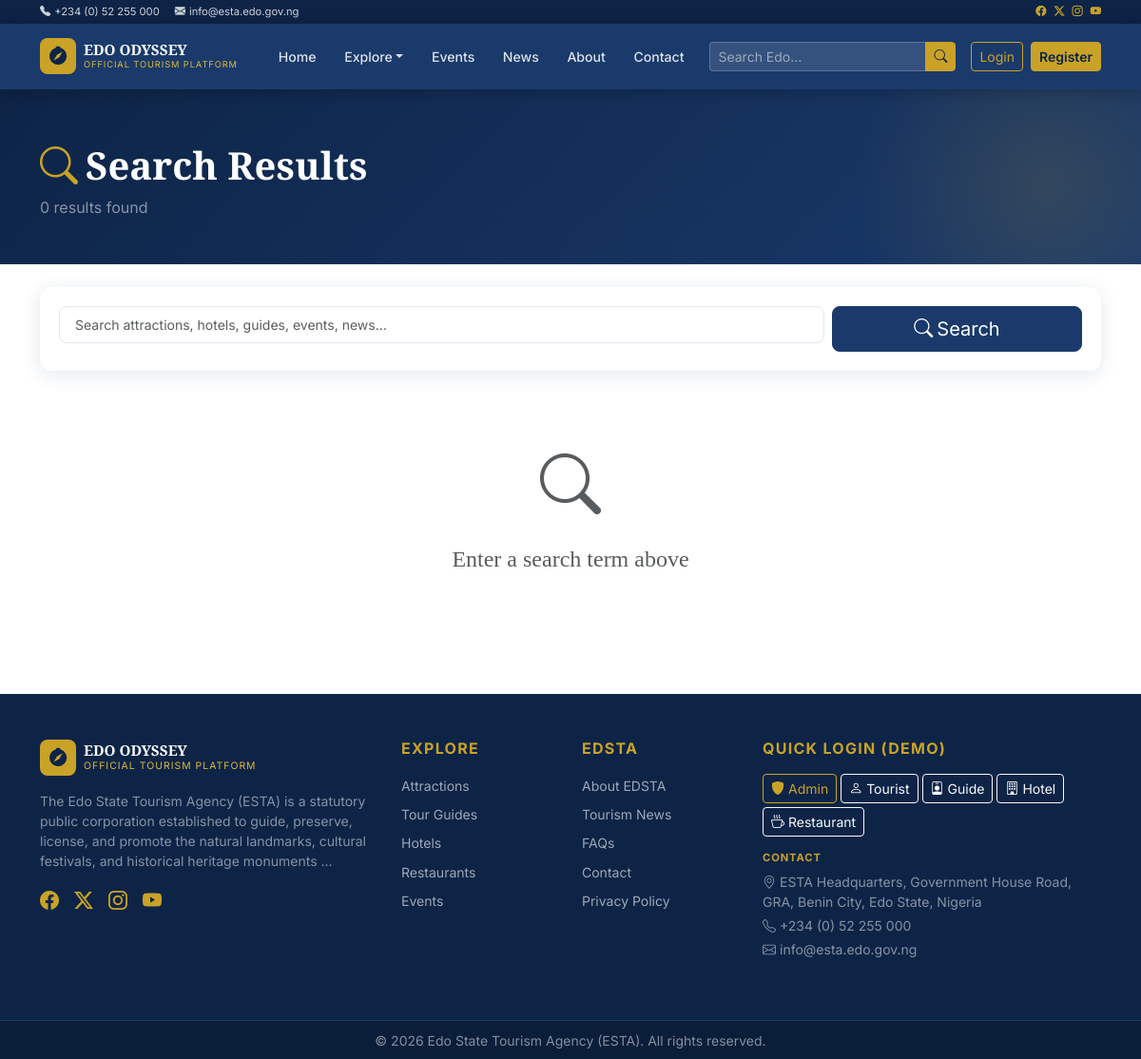
The app's page /search/ with its own data.
### app/models/models.py (models this page shows)
class CMSSetting(db.Model):
    __tablename__ = "cms_settings"
    id = db.Column(db.Integer, primary_key=True)
    key = db.Column(db.String(100), unique=True, nullable=False, index=True)
    value = db.Column(db.Text, nullable=False)
    label = db.Column(db.String(150), nullable=True)
    group = db.Column(db.String(50), default="general", nullable=True)
    updated_at = db.Column(db.DateTime, default=datetime.utcnow, onupdate=datetime.utcnow)

### app/search/routes.py (the view, shortened to what this page needs)
@search_bp.route("/")
def results():
    q = request.args.get("q", "").strip()
    if not q:
        return render_template("search/results.html", q=q, results={}, total=0)

### app/templates/search/results.html (shortened to what this page needs)
{% extends "base.html" %}
{% block content %}
<div class="page-hero"><div class="container"><h1><i class="bi bi-search me-2 text-gold"></i>Search Results{% if q %}: "{{ q }}"{% endif %}</h1><p class="text-white-50">{{ total }} result{% if total != 1 %}s{% endif %} found</p></div></div>
<div class="container py-4">
  <form class="filter-bar mb-4" action="{{ url_for('search.results') }}" method="get">
    <div class="row g-2">
      <div class="col-md-9"><input type="text" name="q" class="form-control form-control-lg" value="{{ q }}" placeholder="Search attractions, hotels, guides, events, news…"></div>
      <div class="col-md-3"><button type="submit" class="btn btn-blue w-100 btn-lg"><i class="bi bi-search me-1"></i>Search</button></div>
    </div>
  </form>
  {% if not q %}
  <div class="text-center py-5"><i class="bi bi-search text-muted" style="font-size:4rem"></i><h4 class="text-muted mt-3">Enter a search term above</h4></div>
  {% endif %}
</div>
{% endblock %}

### app/templates/base.html (shortened to what this page needs)
<!DOCTYPE html>
<html lang="en">
<head>
  <link href="https://cdn.jsdelivr.net/npm/bootstrap@5.3.3/dist/css/bootstrap.min.css" rel="stylesheet">
  <link href="https://cdn.jsdelivr.net/npm/bootstrap-icons@1.11.3/font/bootstrap-icons.css" rel="stylesheet">
  <link rel="stylesheet" href="{{ url_for('static', filename='css/main.css') }}">
</head>
<body>
<div class="top-banner py-1 d-none d-md-block">
  <div class="container d-flex justify-content-between align-items-center">
    <div class="d-flex gap-3 small">
      <span><i class="bi bi-telephone-fill me-1"></i>{{ settings.get('contact_phone', '') if settings else '' }}</span>
      <span><i class="bi bi-envelope-fill me-1"></i>{{ settings.get('contact_email', '') if settings else '' }}</span>
    </div>
    <div class="d-flex gap-2 small">
      <a href="#" class="text-gold"><i class="bi bi-facebook"></i></a>
      <a href="#" class="text-gold"><i class="bi bi-twitter-x"></i></a>
      <a href="#" class="text-gold"><i class="bi bi-instagram"></i></a>
      <a href="#" class="text-gold"><i class="bi bi-youtube"></i></a>
    </div>
  </div>
</div>
<nav class="navbar navbar-expand-lg navbar-dark main-navbar sticky-top">
  <div class="container">
    <a class="navbar-brand d-flex align-items-center gap-2" href="{{ url_for('main.home') }}">
      <div class="brand-icon"><i class="bi bi-compass-fill"></i></div>
      <div>
        <div class="brand-title">EDO ODYSSEY</div>
        <div class="brand-subtitle">Official Tourism Platform</div>
      </div>
    </a>
    <div class="collapse navbar-collapse" id="mainNav">
      <ul class="navbar-nav mx-auto gap-1">
        <li class="nav-item"><a class="nav-link {% if request.endpoint and request.endpoint.startswith('main') %}active{% endif %}" href="{{ url_for('main.home') }}">Home</a></li>
        <li class="nav-item dropdown">
          <a class="nav-link dropdown-toggle" href="#" data-bs-toggle="dropdown">Explore</a>
        </li>
        <li class="nav-item"><a class="nav-link {% if request.endpoint and request.endpoint.startswith('events') %}active{% endif %}" href="{{ url_for('events.list_events') }}">Events</a></li>
        <li class="nav-item"><a class="nav-link {% if request.endpoint and request.endpoint.startswith('news') %}active{% endif %}" href="{{ url_for('news.list_news') }}">News</a></li>
        <li class="nav-item"><a class="nav-link" href="{{ url_for('main.about') }}">About</a></li>
        <li class="nav-item"><a class="nav-link" href="{{ url_for('main.contact') }}">Contact</a></li>
      </ul>
      <form class="d-flex me-3 search-form" action="{{ url_for('search.results') }}" method="get">
        <div class="input-group input-group-sm">
          <input class="form-control nav-search" type="search" name="q" placeholder="Search Edo…" value="{{ request.args.get('q','') }}">
          <button class="btn btn-gold btn-sm" type="submit"><i class="bi bi-search"></i></button>
        </div>
      </form>
      {% if current_user.is_authenticated %}
      <div class="dropdown">
        <button class="btn btn-outline-gold dropdown-toggle d-flex align-items-center gap-2" data-bs-toggle="dropdown">
          {% if current_user.avatar_url %}
          <img src="{{ current_user.avatar_url }}" class="rounded-circle" width="28" height="28" alt="">
          {% else %}
          <div class="avatar-initials-sm">{{ current_user.first_name[0] }}{{ current_user.last_name[0] }}</div>
          {% endif %}
          <span class="d-none d-lg-inline">{{ current_user.first_name }}</span>
          {% if unread_notifs > 0 %}
          <span class="badge bg-danger rounded-pill">{{ unread_notifs }}</span>
          {% endif %}
        </button>
        <ul class="dropdown-menu dropdown-menu-end">
          <li class="dropdown-header">{{ current_user.full_name }}<br><small class="text-muted">{{ current_user.role }}</small></li>
          <li><hr class="dropdown-divider"></li>
          <li><a class="dropdown-item" href="{{ url_for('dashboard.index') }}"><i class="bi bi-speedometer2 me-2"></i>Dashboard</a></li>
          <li><a class="dropdown-item" href="{{ url_for('dashboard.profile') }}"><i class="bi bi-person me-2"></i>Profile</a></li>
          {% if current_user.is_admin %}
          <li><a class="dropdown-item text-primary fw-semibold" href="{{ url_for('admin.dashboard') }}"><i class="bi bi-shield-check me-2"></i>Admin Panel</a></li>
          {% endif %}
          <li><hr class="dropdown-divider"></li>
          <li><a class="dropdown-item text-danger" href="{{ url_for('auth.logout') }}"><i class="bi bi-box-arrow-right me-2"></i>Logout</a></li>
        </ul>
      </div>
      {% else %}
      <div class="d-flex gap-2">
        <a href="{{ url_for('auth.login') }}" class="btn btn-outline-gold btn-sm">Login</a>
        <a href="{{ url_for('auth.register') }}" class="btn btn-gold btn-sm">Register</a>
      </div>
      {% endif %}
    </div>
  </div>
</nav>
{% block content %}{% endblock %}
<footer class="site-footer mt-5">
  <div class="footer-top py-5">
    <div class="container">
      <div class="row g-4">
        <div class="col-lg-4">
          <div class="d-flex align-items-center gap-2 mb-3">
            <div class="brand-icon"><i class="bi bi-compass-fill"></i></div>
            <div>
              <div class="brand-title text-white">EDO ODYSSEY</div>
              <div class="brand-subtitle" style="font-size:0.65rem">Official Tourism Platform</div>
            </div>
          </div>
          <p class="text-white-50 small">{{ (settings.get('about_agency', 'Discover the rich cultural heritage of Edo State.')[:200] + '…') if settings else 'Discover the rich cultural heritage of Edo State.' }}</p>
          <div class="d-flex gap-3 mt-3">
            <a href="#" class="text-gold fs-5"><i class="bi bi-facebook"></i></a>
            <a href="#" class="text-gold fs-5"><i class="bi bi-twitter-x"></i></a>
            <a href="#" class="text-gold fs-5"><i class="bi bi-instagram"></i></a>
            <a href="#" class="text-gold fs-5"><i class="bi bi-youtube"></i></a>
          </div>
        </div>
        <div class="col-lg-2 col-6">
          <h6 class="text-gold fw-bold mb-3 text-uppercase letter-spacing">Explore</h6>
          <ul class="list-unstyled footer-links">
            <li><a href="{{ url_for('attractions.list_attractions') }}">Attractions</a></li>
            <li><a href="{{ url_for('guides.list_guides') }}">Tour Guides</a></li>
            <li><a href="{{ url_for('hotels.list_hotels') }}">Hotels</a></li>
            <li><a href="{{ url_for('restaurants.list_restaurants') }}">Restaurants</a></li>
            <li><a href="{{ url_for('events.list_events') }}">Events</a></li>
          </ul>
        </div>
        <div class="col-lg-2 col-6">
          <h6 class="text-gold fw-bold mb-3 text-uppercase letter-spacing">EDSTA</h6>
          <ul class="list-unstyled footer-links">
            <li><a href="{{ url_for('main.about') }}">About EDSTA</a></li>
            <li><a href="{{ url_for('news.list_news') }}">Tourism News</a></li>
            <li><a href="{{ url_for('main.faq') }}">FAQs</a></li>
            <li><a href="{{ url_for('main.contact') }}">Contact</a></li>
            <li><a href="{{ url_for('main.privacy') }}">Privacy Policy</a></li>
          </ul>
        </div>
        <div class="col-lg-4">
          <h6 class="text-gold fw-bold mb-3 text-uppercase letter-spacing">Quick Login (Demo)</h6>
          <div class="d-flex flex-wrap gap-1 mb-3">
            <a href="{{ url_for('auth.quick_login', role='admin') }}" class="btn btn-outline-gold btn-sm"><i class="bi bi-shield-fill me-1"></i>Admin</a>
            <a href="{{ url_for('auth.quick_login', role='tourist') }}" class="btn btn-outline-light btn-sm"><i class="bi bi-person me-1"></i>Tourist</a>
            <a href="{{ url_for('auth.quick_login', role='guide') }}" class="btn btn-outline-light btn-sm"><i class="bi bi-person-badge me-1"></i>Guide</a>
            <a href="{{ url_for('auth.quick_login', role='hotel') }}" class="btn btn-outline-light btn-sm"><i class="bi bi-building me-1"></i>Hotel</a>
            <a href="{{ url_for('auth.quick_login', role='restaurant') }}" class="btn btn-outline-light btn-sm"><i class="bi bi-cup-hot me-1"></i>Restaurant</a>
          </div>
          <h6 class="text-gold fw-bold mb-2 text-uppercase letter-spacing" style="font-size:0.7rem">Contact</h6>
          <p class="text-white-50 small mb-1"><i class="bi bi-geo-alt me-1"></i>{{ settings.get('contact_address', '') if settings else '' }}</p>
          <p class="text-white-50 small mb-1"><i class="bi bi-telephone me-1"></i>{{ settings.get('contact_phone', '') if settings else '' }}</p>
          <p class="text-white-50 small"><i class="bi bi-envelope me-1"></i>{{ settings.get('contact_email', '') if settings else '' }}</p>
        </div>
      </div>
    </div>
  </div>
  <div class="footer-bottom py-2 text-center">
    <small class="text-white-50">{{ settings.get('footer_text', '© 2026 Edo State Tourism Agency. All rights reserved.') if settings else '© 2026 Edo State Tourism Agency. All rights reserved.' }}</small>
  </div>
</footer>
</body>
</html>

### app/static/css/main.css (style rules this page uses)
:root { --blue-900: #0d2447; --blue-800: #1a3a6b; --blue-700: #1d4385; --blue-600: #2255a4; --blue-100: #e8f0fe; --gold-600: #a07d10; --gold-500: #c9a227; --gold-400: #e0b83a; --gold-100: #fdf6e3; --gray-50: #f8f9fa; --gray-100: #f0f2f5; --gray-200: #e2e8f0; --text-dark: #1a202c; --text-muted: #6c757d; --restaurant: #e05c27; --restaurant-hover: #c94a1a; --radius: 12px; --shadow: 0 4px 20px rgba(26,58,107,.12); --shadow-lg: 0 8px 40px rgba(26,58,107,.18); --transition: .25s ease; }
body { font-family: 'Inter', sans-serif; color: var(--text-dark); background: #fff; }
h1,h2,h3,h4,h5,.display-heading { font-family: 'Playfair Display', serif; }
a { text-decoration: none; transition: color var(--transition); }
.letter-spacing { letter-spacing: .08em; }
.text-gold { color: var(--gold-500) !important; }
.top-banner { background: var(--blue-900); color: rgba(255,255,255,.8); font-size:.8rem; }
.top-banner a { color: var(--gold-400); }
.main-navbar { background: var(--blue-800); box-shadow: 0 2px 16px rgba(0,0,0,.25); padding: .65rem 0; z-index: 1030; }
.main-navbar .nav-link { color: rgba(255,255,255,.85) !important; font-size: .88rem; font-weight: 500; padding: .4rem .8rem !important; border-radius: 6px; transition: all var(--transition); }
.brand-icon { width: 38px; height: 38px; background: var(--gold-500); border-radius: 8px; display: flex; align-items: center; justify-content: center; font-size: 1.2rem; color: var(--blue-900); }
.brand-title { font-family: 'Playfair Display',serif; font-size: .95rem; font-weight: 700; color: #fff; line-height: 1.1; }
.brand-subtitle { font-size: .58rem; color: var(--gold-400); text-transform: uppercase; letter-spacing: .1em; }
.btn-gold { background: var(--gold-500); border-color: var(--gold-500); color: var(--blue-900); font-weight: 600; }
.btn-outline-gold { border-color: var(--gold-500); color: var(--gold-500); }
.btn-blue { background: var(--blue-800); color: #fff; border-color: var(--blue-800); }
.nav-search { background: rgba(255,255,255,.12); border: 1px solid rgba(255,255,255,.2); color: #fff; font-size: .85rem; }
.nav-search::placeholder { color: rgba(255,255,255,.5); }
.page-hero { background: linear-gradient(135deg, var(--blue-900) 0%, var(--blue-800) 100%); padding: 3.5rem 0 2rem; color: #fff; position: relative; overflow: hidden; }
.page-hero::after { content: ''; position: absolute; right: -100px; top: -100px; width: 400px; height: 400px; background: radial-gradient(circle, rgba(201,162,39,.15) 0%, transparent 70%); border-radius: 50%; }
.page-hero h1 { font-size: clamp(1.6rem,4vw,2.5rem); font-weight: 700; }
.filter-bar { background: #fff; border-radius: var(--radius); box-shadow: var(--shadow); padding: 1.25rem; margin-bottom: 1.5rem; }
.filter-bar .form-control, .filter-bar .form-select { border-radius: 8px; border-color: var(--gray-200); font-size:.875rem; }
.site-footer { background: var(--blue-900); }
.footer-top { border-bottom:1px solid rgba(255,255,255,.08); }
.footer-bottom { background: rgba(0,0,0,.2); }
.footer-links li { margin-bottom:.4rem; }
.footer-links a { color:rgba(255,255,255,.6); font-size:.875rem; transition:color var(--transition); }

### records on screen
CMSSetting: value "+234 (0) 52 255 000"
CMSSetting: value "info@esta.edo.gov.ng"
CMSSetting: value "The Edo State Tourism Agency (ESTA) is a statutory public corporation established to guide, preserve, license, and promote the natural landmarks, cultural festivals, and historical heritage monuments …"
CMSSetting: value "ESTA Headquarters, Government House Road, GRA, Benin City, Edo State, Nigeria"
CMSSetting: value "© 2026 Edo State Tourism Agency (ESTA). All rights reserved."

### other values on screen
{{ total }} "0"
